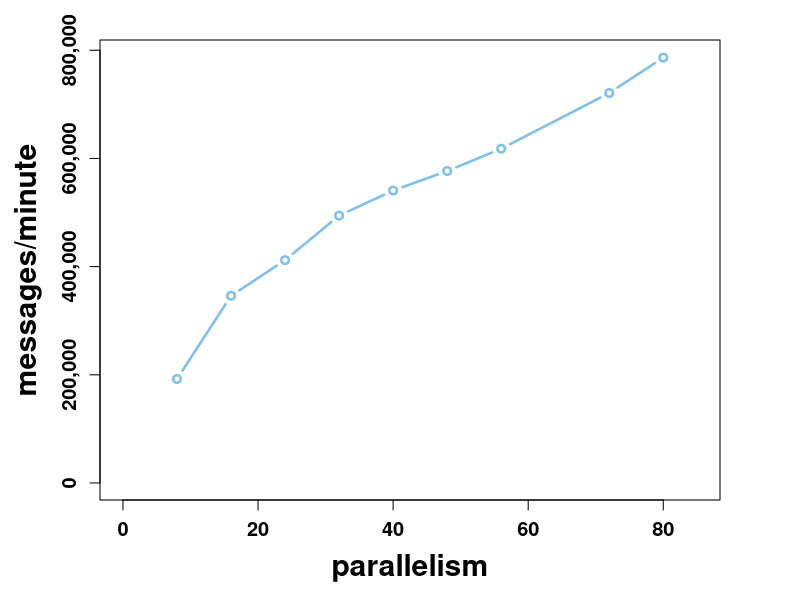

This figure's R source:



colors <- colors <-c("skyblue2","tomato4")

lineTypes <- c(1,4)
lineWidths<- c(2.5,1.5)
plotChars <- c(1,8)

png(file="throughput.png",width=450,height=420,bg = "transparent",pointsize = 13)
par()              # view current settings
opar <- par()      # make a copy of current settings
par(mar=c(5,5,2,4))
getOption("scipen")

opt <- options("scipen" = 20)
getOption("scipen")

xrange<-range(c(0,85))



x<-c(8,16,24,32,40,48,56,72,80)
y<- 8651176.0 / c(45,25,21,17.5,16,15,14,12,11)

yrange<-range(c(0,max(y)+1000))





# Define the layout 
plot(xrange,yrange,type="n",yaxt = "n",xlab = list("parallelism",font=2,cex=1.8),ylab = list("messages/minute",font=2,cex=1.8),font.axis=2,font=2,cex.axis=1.2)

yrange<-c(0,200000,400000,600000,800000)
axis(2, at = yrange, labels = formatC(yrange, big.mark = ",", format = "d"),
     las = 3,font.axis=2,font=2,cex.axis=1.2)

  i<-1
  
  lines(x , y , type="b", lwd=lineWidths[i],
        lty=lineTypes[i], col=colors[i], pch=plotChars[i])




options(opt)

par(opar)          # restore original settings
dev.off()

